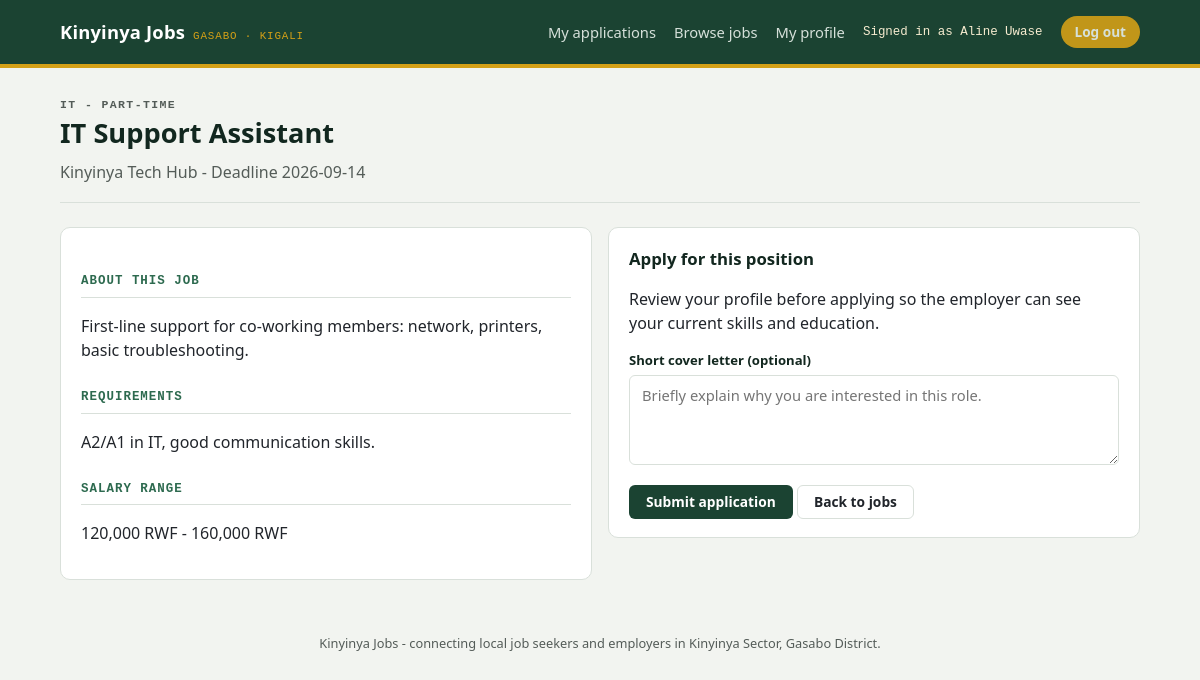
Page /seeker/job.php?id=102 (signed in) on the committed database.
### tables this page shows
CREATE TABLE IF NOT EXISTS seekers (
  id         INT UNSIGNED AUTO_INCREMENT PRIMARY KEY,
  user_id    INT UNSIGNED NULL UNIQUE,
  name       VARCHAR(150) NOT NULL,
  skills     VARCHAR(255) NOT NULL,
  education  VARCHAR(150) NOT NULL,
  location   VARCHAR(150) NOT NULL,
  resume_url VARCHAR(255) NULL,
  CONSTRAINT fk_seekers_user FOREIGN KEY (user_id) REFERENCES users(id) ON DELETE CASCADE
);

CREATE TABLE IF NOT EXISTS jobs (
  id            INT UNSIGNED AUTO_INCREMENT PRIMARY KEY,
  employer_id   INT UNSIGNED NOT NULL,
  title         VARCHAR(150) NOT NULL,
  type          VARCHAR(50) NOT NULL DEFAULT 'Full-time',
  category      VARCHAR(100) NOT NULL DEFAULT 'General',
  description   TEXT NULL,
  requirements  TEXT NULL,
  salary_min    INT UNSIGNED NOT NULL DEFAULT 0,
  salary_max    INT UNSIGNED NOT NULL DEFAULT 0,
  deadline      DATE NOT NULL,
  posted        DATE NOT NULL,
  active        TINYINT(1) NOT NULL DEFAULT 1,
  status        ENUM('pending','approved','rejected') NOT NULL DEFAULT 'pending',
  views         INT UNSIGNED NOT NULL DEFAULT 0,
  CONSTRAINT fk_jobs_employer FOREIGN KEY (employer_id) REFERENCES employers(id) ON DELETE CASCADE,
  INDEX idx_jobs_status (status),
  INDEX idx_jobs_deadline (deadline)
);

CREATE TABLE IF NOT EXISTS employers (
  id        INT UNSIGNED AUTO_INCREMENT PRIMARY KEY,
  user_id   INT UNSIGNED NULL UNIQUE,
  name      VARCHAR(150) NOT NULL,
  industry  VARCHAR(150) NOT NULL,
  location  VARCHAR(150) NOT NULL,
  about     TEXT NULL,
  CONSTRAINT fk_employers_user FOREIGN KEY (user_id) REFERENCES users(id) ON DELETE CASCADE
);

### includes/config.php (called while the page is built, shortened)
<?php
function kj_url(string $path = ''): string {
    $documentRoot = isset($_SERVER['DOCUMENT_ROOT']) ? realpath($_SERVER['DOCUMENT_ROOT']) : false;
    $projectRoot = realpath(dirname(__DIR__));
    $base = '';
    if ($documentRoot && $projectRoot) {
        $doc = str_replace('\\', '/', rtrim($documentRoot, '/\\'));
        $project = str_replace('\\', '/', rtrim($projectRoot, '/\\'));
        if (stripos($project, $doc) === 0) $base = substr($project, strlen($doc));
    }
    return rtrim($base, '/') . '/' . ltrim($path, '/');
}

### includes/db.php (called while the page is built, shortened)
<?php
require_once __DIR__ . '/config.php';
function kj_db(): PDO {
    static $pdo = null;
    if ($pdo === null) {
        $dsn = 'mysql:host=' . DB_HOST . ';port=' . DB_PORT . ';dbname=' . DB_NAME . ';charset=utf8mb4';
        try {
            $pdo = new PDO($dsn, DB_USER, DB_PASS, [
                PDO::ATTR_ERRMODE            => PDO::ERRMODE_EXCEPTION,
                PDO::ATTR_DEFAULT_FETCH_MODE => PDO::FETCH_ASSOC,
                PDO::ATTR_EMULATE_PREPARES   => false,
            ]);
        } catch (PDOException $e) {
            http_response_code(500);
            die(
                '<h1>Database connection failed</h1>' .
                '<p>Could not connect to MySQL database <code>' . htmlspecialchars(DB_NAME) . '</code> ' .
                'on <code>' . htmlspecialchars(DB_HOST) . ':' . htmlspecialchars(DB_PORT) . '</code>.</p>' .
                '<p>Confirm MySQL is running, then use the one-time setup page to configure and import the database.</p>' .
                '<p><a href="' . htmlspecialchars(kj_url('setup.php')) . '">Open database setup</a></p>'
            );
        }
    }
    return $pdo;
}

### includes/data.php (called while the page is built, shortened)
<?php
require_once __DIR__ . '/db.php';
function kj_job($id) {
    $stmt = kj_db()->prepare('SELECT * FROM jobs WHERE id = ?');
    $stmt->execute([(int) $id]);
    $row = $stmt->fetch();
    return $row ?: null;
}
function kj_employer($id) {
    $stmt = kj_db()->prepare('SELECT * FROM employers WHERE id = ?');
    $stmt->execute([(int) $id]);
    return $stmt->fetch() ?: null;
}
function kj_seeker($id) {
    $stmt = kj_db()->prepare('SELECT * FROM seekers WHERE id = ?');
    $stmt->execute([(int) $id]);
    return $stmt->fetch() ?: null;
}
function kj_has_applied($seeker_id, $job_id): bool {
    $stmt = kj_db()->prepare('SELECT 1 FROM applications WHERE seeker_id = ? AND job_id = ? LIMIT 1');
    $stmt->execute([(int) $seeker_id, (int) $job_id]);
    return (bool) $stmt->fetchColumn();
}
function kj_current_user() {
    if ($_SESSION['role'] === 'seeker')   return kj_seeker($_SESSION['user_id']);
    return null;
}
function kj_money($amount) {
    return number_format((float) $amount, 0) . ' RWF';
}

### seeker/job.php (the view, shortened to what this page needs)
<?php
require_once __DIR__ . '/../includes/data.php';
$seeker = kj_current_user();
$jobId = (int) ($_GET['id'] ?? $_POST['job_id'] ?? 0);
$job = kj_job($jobId);
$employer = kj_employer($job['employer_id']);
$alreadyApplied = kj_has_applied((int) $seeker['id'], $jobId);
require __DIR__ . '/../includes/header.php';
?>
<section class="pagehead">
  <p class="eyebrow"><?= htmlspecialchars($job['category']) ?> - <?= htmlspecialchars($job['type']) ?></p>
  <h1><?= htmlspecialchars($job['title']) ?></h1>
  <p><?= htmlspecialchars($employer['name']) ?> - Deadline <?= htmlspecialchars($job['deadline']) ?></p>
</section>
<div class="grid-2 job-detail-grid">
  <article class="card">
    <h2 class="section-title">About this job</h2>
    <p><?= nl2br(htmlspecialchars($job['description'])) ?></p>
    <h2 class="section-title">Requirements</h2>
    <p><?= nl2br(htmlspecialchars($job['requirements'])) ?></p>
    <h2 class="section-title">Salary range</h2>
    <p><?= kj_money($job['salary_min']) ?> - <?= kj_money($job['salary_max']) ?></p>
  </article>
  <aside>
    <div class="card">
      <h3><?= $alreadyApplied ? 'Application submitted' : 'Apply for this position' ?></h3>
      <?php if ($alreadyApplied): ?>
        <p>You already applied for this vacancy. You can track its progress from your dashboard.</p>
        <a class="btn btn-primary" href="dashboard.php">View my applications</a>
      <?php else: ?>
        <p>Review your profile before applying so the employer can see your current skills and education.</p>
        <form method="post">
          <div class="field"><label for="cover_letter">Short cover letter (optional)</label><textarea id="cover_letter" name="cover_letter" placeholder="Briefly explain why you are interested in this role."><?= htmlspecialchars($_POST['cover_letter'] ?? '') ?></textarea></div>
          <button class="btn btn-primary" type="submit">Submit application</button>
          <a class="btn btn-ghost" href="jobs.php">Back to jobs</a>
        </form>
      <?php endif; ?>
    </div>
  </aside>
</div>
<?php require __DIR__ . '/../includes/footer.php'; ?>

### includes/header.php (shortened to what this page needs)
<?php
$role = $_SESSION['role'] ?? null;
$user = kj_current_user();
function kj_base($path) {
    return kj_url($path);
}
?>
<!doctype html>
<html lang="en">
<head>
<link rel="stylesheet" href="<?= kj_base('assets/style.css') ?>">
</head>
<body>
<header class="topbar">
  <div class="wrap">
    <a class="brand" href="<?= kj_base('index.php') ?>">Kinyinya Jobs <small>Gasabo · Kigali</small></a>
    <nav class="topnav">
      <?php if ($role === 'seeker'): ?>
        <a href="<?= kj_base('seeker/dashboard.php') ?>">My applications</a>
        <a href="<?= kj_base('seeker/jobs.php') ?>">Browse jobs</a>
        <a href="<?= kj_base('seeker/profile.php') ?>">My profile</a>
        <span class="who">Signed in as <?= htmlspecialchars($user['name']) ?></span>
        <a class="pill" href="<?= kj_base('logout.php') ?>">Log out</a>
      <?php elseif ($role === 'admin'): ?>
        <a href="<?= kj_base('admin/dashboard.php') ?>">Overview</a>
        <span class="who">Platform Admin</span>
        <a class="pill" href="<?= kj_base('logout.php') ?>">Log out</a>
      <?php else: ?>
        <a href="<?= kj_base('index.php') ?>#login">Log in</a>
        <a class="pill" href="<?= kj_base('register.php') ?>">Create account</a>
      <?php endif; ?>
    </nav>
  </div>
</header>
<main class="wrap">

### assets/style.css (style rules this page uses)
:root { --green-900: #12271f; --green-700: #1b4332; --green-500: #2d6a4f; --green-100: #e3ede7; --ochre-600: #b8860b; --ochre-400: #d4a017; --ochre-100: #f7ecd0; --brick-600: #a13d2d; --brick-100: #f4e0da; --ink: #21252b; --ink-soft: #545c58; --paper: #f2f4f0; --card: #ffffff; --line: #d9e0da; --radius: 10px; --font-display: "Segoe UI", "Helvetica Neue", Arial, sans-serif; --font-body: "Segoe UI", system-ui, -apple-system, Arial, sans-serif; --font-mono: "Consolas", "SFMono-Regular", Menlo, monospace; }
* { box-sizing: border-box; }
body { margin: 0; background: var(--paper); color: var(--ink); font-family: var(--font-body); line-height: 1.5; }
a { color: inherit; }
.wrap { max-width: 1120px; margin: 0 auto; padding: 0 20px; }
.topbar { background: var(--green-700); color: #fff; border-bottom: 4px solid var(--ochre-400); }
.topbar .wrap { display: flex; align-items: center; justify-content: space-between; min-height: 64px; flex-wrap: wrap; gap: 10px; }
.brand { display: flex; align-items: baseline; gap: 8px; font-family: var(--font-display); font-weight: 800; font-size: 1.15rem; letter-spacing: 0.01em; text-decoration: none; color: #fff; }
.brand small { font-family: var(--font-mono); font-weight: 400; font-size: 0.68rem; color: var(--ochre-400); letter-spacing: 0.08em; text-transform: uppercase; }
.topnav { display: flex; align-items: center; gap: 18px; font-size: 0.92rem; }
.topnav a { text-decoration: none; color: #eaf1ec; opacity: 0.9; }
.pill { background: var(--ochre-400); color: var(--green-900); font-weight: 700; padding: 6px 14px; border-radius: 999px; font-size: 0.85rem; text-decoration: none; }
.who { font-family: var(--font-mono); font-size: 0.78rem; color: var(--ochre-100); }
.pagehead { padding: 28px 0 18px; border-bottom: 1px solid var(--line); margin-bottom: 24px; }
.eyebrow { font-family: var(--font-mono); text-transform: uppercase; letter-spacing: 0.12em; font-size: 0.72rem; color: var(--green-500); font-weight: 700; margin: 0 0 6px; }
.pagehead h1 { font-family: var(--font-display); font-size: 1.7rem; margin: 0 0 6px; color: var(--green-900); }
.pagehead p { margin: 0; color: var(--ink-soft); max-width: 60ch; }
.card { background: var(--card); border: 1px solid var(--line); border-radius: var(--radius); padding: 18px 20px; margin-bottom: 14px; }
.card h3 { margin: 0 0 4px; font-family: var(--font-display); font-size: 1.05rem; color: var(--green-900); }
.btn { display: inline-block; font-family: var(--font-body); font-weight: 600; font-size: 0.86rem; padding: 8px 16px; border-radius: 6px; border: 1px solid transparent; cursor: pointer; text-decoration: none; line-height: 1.2; }
.btn-primary { background: var(--green-700); color: #fff; }
.btn-ghost { background: transparent; border-color: var(--line); color: var(--ink); }
.field { margin-bottom: 14px; }
.field label { display: block; font-size: 0.82rem; font-weight: 600; margin-bottom: 4px; color: var(--green-900); }
.field input, .field select, .field textarea { width: 100%; padding: 9px 12px; border: 1px solid var(--line); border-radius: 6px; font-family: var(--font-body); font-size: 0.92rem; background: #fff; }
.field textarea { resize: vertical; min-height: 90px; }
.grid-2 { display: grid; grid-template-columns: 1fr 1fr; gap: 16px; }
.section-title { font-family: var(--font-mono); text-transform: uppercase; letter-spacing: 0.08em; font-size: 0.78rem; color: var(--green-500); font-weight: 700; margin: 26px 0 10px; border-bottom: 1px solid var(--line); padding-bottom: 6px; }

### rows in the picture
seekers: name "Aline Uwase"
jobs: category "IT", type "PART-TIME", title "IT Support Assistant", deadline "2026-09-14", description "First-line support for co-working members: network, printers, basic troubleshooting.", requirements "A2/A1 in IT, good communication skills.", salary_min "120,000 RWF", salary_max "160,000 RWF"
employers: name "Kinyinya Tech Hub"
